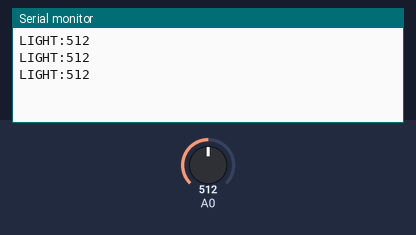
The sketch below on a simulated Arduino Uno, built with avr-gcc and run on an emulated ATmega328P. On the bench: the last lines printed to the serial monitor. The inputs (shaded band) are chosen by the test bench; at power-on: A0 = 512.

Above: at 1.3 s.
1.4 s: A0 set to 716
At 1.9 s:
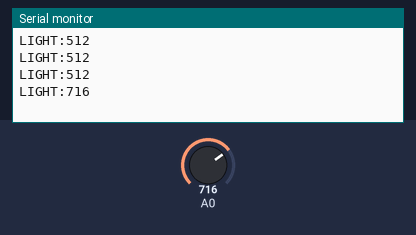
2.9 s: A0 set to 900
At 3.4 s:
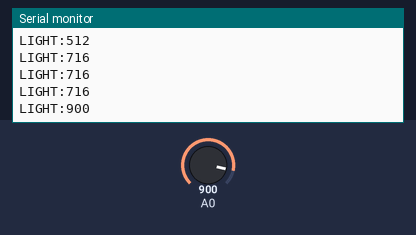
Timing chart, 0 to 5.9 s (numbered marks = the images above; inputs shaded):
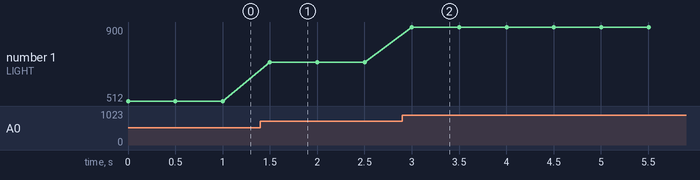

Measured:
- after the input at 1.4 s, the serial monitor: prints a new line after 0.10 s (image 1)
- after the input at 2.9 s, the serial monitor: prints a new line after 0.10 s (image 2)
- plotted number 1: 512 → 716 after the input at 1.4 s, 716 → 900 after the input at 2.9 s

The sketch:

04_photoresistor.ino
```cpp
/* Bring-up 4/5: photoresistor (LDR).
 * Wire ONLY the divider: 5V - LDR - A0 - 10k resistor - GND.
 * Expected: Serial Monitor (9600) prints a value that drops when you
 *   cover the sensor and rises under light.
 * No library needed. */

void setup() {
  Serial.begin(9600);
}

void loop() {
  Serial.print("LIGHT:");
  Serial.println(analogRead(A0));
  delay(500);
}
```
